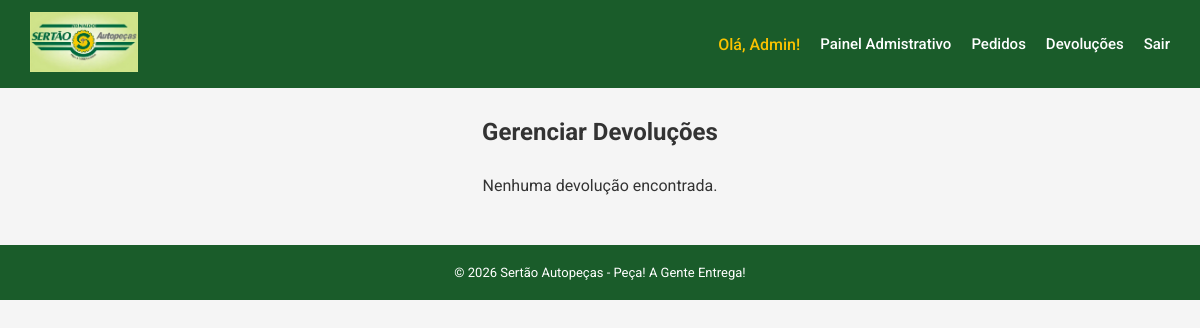
The page /admin/devolucoes (signed in) on the database as committed earlier.
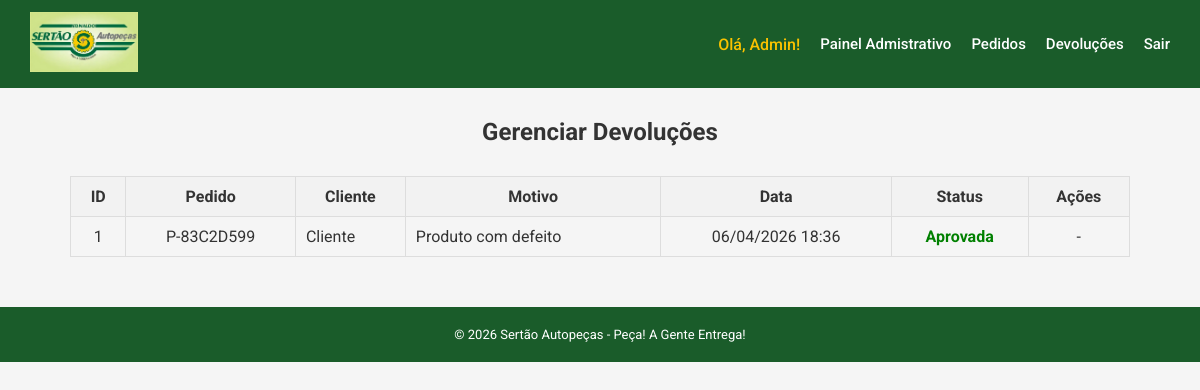
The same page on the database as committed later.
### app/models.py (models this page shows)
class Devolucao(db.Model):
    id = db.Column(db.Integer, primary_key=True)
    protocolo = db.Column(db.String, nullable=False)
    pedido_id = db.Column(db.Integer, db.ForeignKey('pedido.id'), nullable=False)
    motivo = db.Column(db.String, nullable=False)
    status = db.Column(db.String, nullable=False)
    data = db.Column(db.DateTime, default=datetime.now)
    pedido = db.relationship('Pedido', backref='devolucoes')

class Pedido(db.Model):
    id = db.Column(db.Integer, primary_key=True)
    numero = db.Column(db.String, nullable=False, unique=True)
    data = db.Column(db.DateTime, default=datetime.now)
    status = db.Column(db.String, nullable=False)
    usuario_id = db.Column(db.Integer, db.ForeignKey('usuario.id'), nullable=False)
    usuario = db.relationship('Usuario', backref='pedidos')
    itens = db.relationship('ItemPedido', backref='pedido')

class Usuario(UserMixin, db.Model):
    id = db.Column(db.Integer, primary_key=True)
    nome = db.Column(db.String(100), nullable=False)
    email = db.Column(db.String(100), nullable=False, unique=True)
    senha = db.Column(db.String(100), nullable=False)
    perfil = db.Column(db.String(100), nullable=False)
    endereco = db.Column(db.String(200), nullable=True)
    cidade = db.Column(db.String(100), nullable=True)
    estado = db.Column(db.String(2), nullable=True)
    cep = db.Column(db.String(9), nullable=True)

### app/routes/admin.py (the view)
@admin.route('/admin/devolucoes')
@login_required
def listar_devolucoes():
    if current_user.perfil != 'ADMIN':
        return redirect('/loja')
    devolucoes = Devolucao.query.order_by(Devolucao.data.desc()).all()
    return render_template('admin/devolucoes.html', devolucoes=devolucoes)

### app/models.py (called while the page is built)
@login_manager.user_loader
def load_user(user_id):
    return Usuario.query.get(int(user_id))

### app/templates/admin/devolucoes.html (shortened to what this page needs)
{% extends 'base.html' %}
{% block conteudo %}
<h2 style="text-align: center;">Gerenciar Devoluções</h2>
{% if devolucoes %}
<table style="width: 100%; border-collapse: collapse; margin-top: 30px;">
    <thead>
        <tr style="background-color: #f2f2f2;">
            <th style="padding: 10px; border: 1px solid #ddd;">ID</th>
            <th style="padding: 10px; border: 1px solid #ddd;">Pedido</th>
            <th style="padding: 10px; border: 1px solid #ddd;">Cliente</th>
            <th style="padding: 10px; border: 1px solid #ddd;">Motivo</th>
            <th style="padding: 10px; border: 1px solid #ddd;">Data</th>
            <th style="padding: 10px; border: 1px solid #ddd;">Status</th>
            <th style="padding: 10px; border: 1px solid #ddd;">Ações</th>
        </tr>
    </thead>
    <tbody>
        {% for d in devolucoes %}
        <tr
        >
            <td style="padding: 10px; border: 1px solid #ddd; text-align: center;">
                {{ d.id }}
            </td>
            <td style="padding: 10px; border: 1px solid #ddd; text-align: center;">
                {{ d.pedido.numero }}
            </td>
            <td style="padding: 10px; border: 1px solid #ddd;">
                {{ d.pedido.usuario.nome }}
            </td>
            <td style="padding: 10px; border: 1px solid #ddd;">
                {{ d.motivo }}
            </td>
            <td style="padding: 10px; border: 1px solid #ddd; text-align: center;">
                {{ d.data.strftime('%d/%m/%Y %H:%M') }}
            </td>
            <td style="padding: 10px; border: 1px solid #ddd; text-align: center;">
                {% if d.status == 'PENDENTE' %}
                    <span style="color: orange; font-weight: bold;">Pendente</span>
                {% elif d.status == 'APROVADA' %}
                    <span style="color: green; font-weight: bold;">Aprovada</span>
                {% elif d.status == 'RECUSADA' %}
                    <span style="color: red; font-weight: bold;">Recusada</span>
                {% endif %}
            </td>
            <td style="padding: 10px; border: 1px solid #ddd; text-align: center;">
                {% if d.status == 'PENDENTE' %}
                <form action="/admin/devolucoes/{{ d.id }}/aprovar" method="POST" style="display:inline;">
                    <button type="submit" class="btn btn-primary" style="margin-bottom: 5px;">
                        Aprovar
                    </button>
                </form>
                <form action="/admin/devolucoes/{{ d.id }}/rejeitar" method="POST" style="display:inline;">
                    <button type="submit" class="btn btn-secondary">
                        Rejeitar
                    </button>
                </form>
                {% else %}
                    <span>-</span>
                {% endif %}
            </td>
        </tr>
        {% endfor %}
    </tbody>
</table>
{% else %}
<div style="text-align: center; margin-top: 30px;">
    <p>Nenhuma devolução encontrada.</p>
</div>
{% endif %}
{% endblock %}

Rows that differ between the two databases and show on the page:
added Devolucao: id "1", pedido.numero "P-83C2D599", pedido.usuario.nome "Cliente", motivo "Produto com defeito", data "06/04/2026 18:36", status "Aprovada"
Other text that changed with them:
text no longer shown: "Nenhuma devolução encontrada."
text now shown: "ID Pedido Cliente Motivo Data Status Ações"
